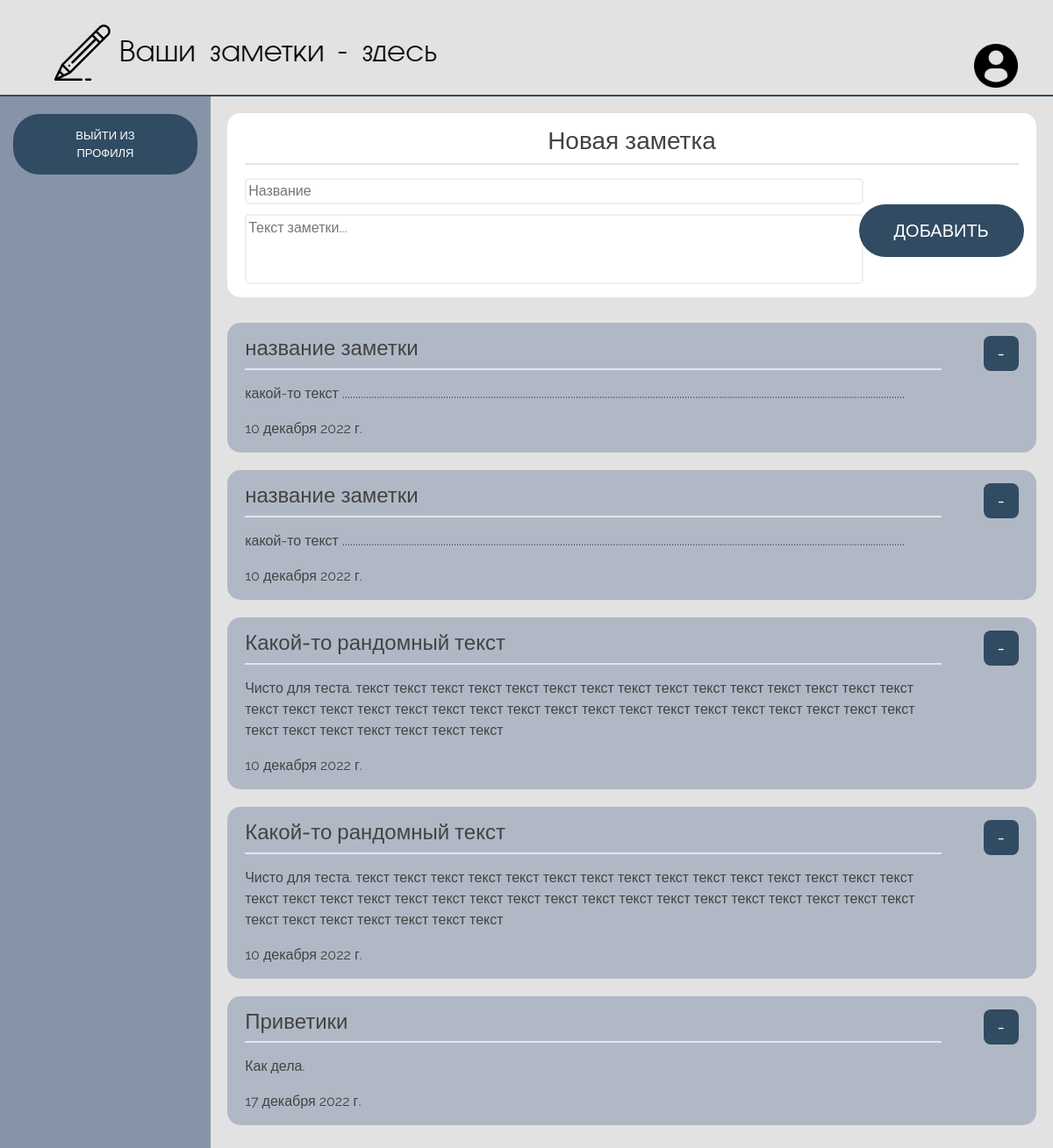
/accounts/profile/ (signed in), run on the app's committed database.
### users/models.py (models this page shows, shortened)
class Note(models.Model):
    header = models.CharField(max_length=100)
    note_text = models.TextField()
    data = models.DateField()
    user = models.ForeignKey(User, on_delete=models.CASCADE)

### users/views.py (the view)
# urls.py: path('profile/', views.prof, name='profile'),
def prof(request):
    if request.method == 'POST':
        form = NoteForm(request.POST)
        if form.is_valid():
            note = form.save(commit=False)
            note.user = request.user
            note.data = datetime.date.today()
            note.save()
    else:
        form = NoteForm()
    notes_all = Note.objects.filter(user=request.user)
    context = {
        'form': form,
        'notes_all': notes_all,
    }
    return render(request, 'users/profile.html', context)

### users/forms.py
class NoteForm(forms.ModelForm):
    class Meta:
        model = Note
        fields = ['header', 'note_text']
        widgets = {
            'header': TextInput(),
            'note_text': TextInput()
        }

### users/templates/users/profile.html (shortened to what this page needs)
{% extends 'main/layout.html' %}
{% block content %}
<div class="profile-pg">
    <aside>
        <div class="profile-actions">
            <a href="{% url 'logout' %}"><button>Выйти из профиля</button></a>
        </div>
    </aside>
    <div class="notes-area">
        <div class="notes-form">
            <div class="notes-form-content">
                <div class="notes-header">
                    <h3>Новая заметка</h3>
                </div>
                <form action="" method="POST">
                    <div class="notes-inputs">
                        <input type="text" placeholder="Название" name="header">
                        <textarea placeholder="Текст заметки..." name="note_text" rows="3"></textarea>
                    </div>
                    <div class="notes-btn">
                        <button type="submit">Добавить</button>
                    </div>
                </form>
            </div>
        </div>
        <div class="notes-output">
            <ul>
                {% for el in notes_all %}
                <li>
                    <div class="notes-out-content">
                        <div class="notes-out-header">
                            <h4>{{ el.header }}</h4>
                        </div>
                        <div class="notes-out-text">
                            <p>{{ el.note_text }}</p>
                        </div>
                        <div class="notes-out-data">
                            {{ el.data }}
                        </div>
                    </div>
                    <div class="notes-conf">
                        <button name="del-note">-</button>
                    </div>
                </li>
                {% endfor %}
            </ul>
        </div>
    </div>
</div>
{% endblock %}

### main/templates/main/layout.html (shortened to what this page needs)
{% load static %}
<!DOCTYPE html>
<html>
<head>
	<link rel="stylesheet" href="https://cdn.jsdelivr.net/npm/bootstrap@5.2.3/dist/css/bootstrap.min.css">
	<link rel="stylesheet" href="{% static 'main/css/main.css' %}">
</head>
<body>
	<header>
		<div class="logo">
		<a href="{% url 'home' %}"><img src="{% static 'main/img/logo1.png' %}" alt="Лого"></a>
		</div>
		<div class="account">
			{% if user.is_authenticated %}
			<a href="{% url 'profile' %}"><img src="{% static 'main/img/account.png' %}" alt="acc" width="50px" height="50px"></a>
			{% else %}
			<a href="{% url 'login' %}"><img src="{% static 'main/img/account.png' %}" alt="acc" width="50px" height="50px"></a>
			{% endif %}
		</div>
	</header>
	<main>
		{% block content %}
		{% endblock %}
	</main>
</body>
</html>

### main/static/main/css/main.css (style rules this page uses)
body { background-color: #e2e2e2; font-family: 'Raleway', sans-serif; color: #434343; }
header { position: fixed; left: 0; top: 0; z-index: 1; width: 100%; height: 110px; display: flex; justify-content: space-between; align-items: flex-end; padding: 0 40px 8px 40px; background-color: #e2e2e2; border-bottom: 2px solid #314b62; }
main { margin-top: 110px; }
main .profile-pg { overflow: hidden; }
main .profile-pg aside { padding: 20px 15px; position: fixed; z-index: 1; left: 0; top: 110px; height: 100%; width: 20%; background-color: #8793a7; color: #fff; }
main .profile-pg aside .profile-actions { display: flex; justify-content: center; }
main .profile-pg aside .profile-actions button { padding: 15px 40px; border: none; border-radius: 30px; background-color: #314b62; color: #fff; text-align: center; font-size: 20px; text-transform: uppercase; font-size: 13px; }
main .profile-pg .notes-area { margin-left: 20%; width: 80%; }
main .profile-pg .notes-area .notes-form { display: block; height: 210px; margin: 2%; padding: 15px 20px; background-color: #fff; border-radius: 15px; }
main .profile-pg .notes-area .notes-form .notes-form-content { display: flex; flex-direction: column; align-items: center; height: 100%; }
main .profile-pg .notes-area .notes-form .notes-form-content .notes-header { display: flex; justify-content: center; width: 100%; margin-bottom: 15px; border-bottom: solid 2px #e2e5e9; }
main .profile-pg .notes-area .notes-form .notes-form-content form { display: flex; width: 100%; height: 100%; }
main .profile-pg .notes-area .notes-form .notes-form-content form .notes-inputs { display: flex; justify-content: space-between; width: 80%; flex-direction: column; align-items: flex-start; }
main .profile-pg .notes-area .notes-form .notes-form-content form .notes-inputs input { width: 100%; border: 2px solid #eee; border-radius: 5px; }
main .profile-pg .notes-area .notes-form .notes-form-content form .notes-inputs textarea { width: 100%; resize: none; border: 2px solid #eee; border-radius: 5px; }
main .profile-pg .notes-area .notes-form .notes-form-content form .notes-btn { display: flex; justify-content: center; align-items: center; width: 20%; }
main .profile-pg .notes-area .notes-form .notes-form-content form .notes-btn button { padding: 15px 40px; border: none; border-radius: 30px; background-color: #314b62; color: #fff; text-align: center; font-size: 20px; text-transform: uppercase; }
main .profile-pg .notes-area .notes-output { margin: 0 2%; }
main .profile-pg .notes-area .notes-output ul { display: flex; flex-direction: column; align-items: center; width: 100%; padding: 0; }
main .profile-pg .notes-area .notes-output ul li { display: flex; list-style-type: none; padding: 15px 20px; width: 100%; margin: 10px 15px; background-color: #b1b8c5; border-radius: 15px; }
main .profile-pg .notes-area .notes-output ul li .notes-out-content { display: flex; flex-direction: column; height: 100%; width: 90%; }
main .profile-pg .notes-area .notes-output ul li .notes-out-content .notes-out-header { width: 100%; border-bottom: solid 2px #e2e5e9; }
main .profile-pg .notes-area .notes-output ul li .notes-out-content .notes-out-text { margin-top: 15px; }
main .profile-pg .notes-area .notes-output ul li .notes-conf { display: flex; justify-content: flex-end; height: 100%; width: 10%; }
main .profile-pg .notes-area .notes-output ul li .notes-conf button { width: 40px; height: 40px; font-size: 20px; border: none; border-radius: 8px; background-color: #314b62; color: #fff; }

### data on the page
Note: header "название заметки", note_text "какой-то текст ....................................................................................................................................................................................................................", data "10 декабря 2022 г."
Note: header "название заметки", note_text "какой-то текст ....................................................................................................................................................................................................................", data "10 декабря 2022 г."
Note: header "Какой-то рандомный текст", note_text "Чисто для теста. текст текст текст текст текст текст текст текст текст текст текст текст текст текст текст текст текст текст текст текст текст текст текст текст текст текст текст текст текст текст текст текст текст текст текст текст текст текст текст текст", data "10 декабря 2022 г."
Note: header "Какой-то рандомный текст", note_text "Чисто для теста. текст текст текст текст текст текст текст текст текст текст текст текст текст текст текст текст текст текст текст текст текст текст текст текст текст текст текст текст текст текст текст текст текст текст текст текст текст текст текст текст", data "10 декабря 2022 г."
Note: header "Приветики", note_text "Как дела.", data "17 декабря 2022 г."
